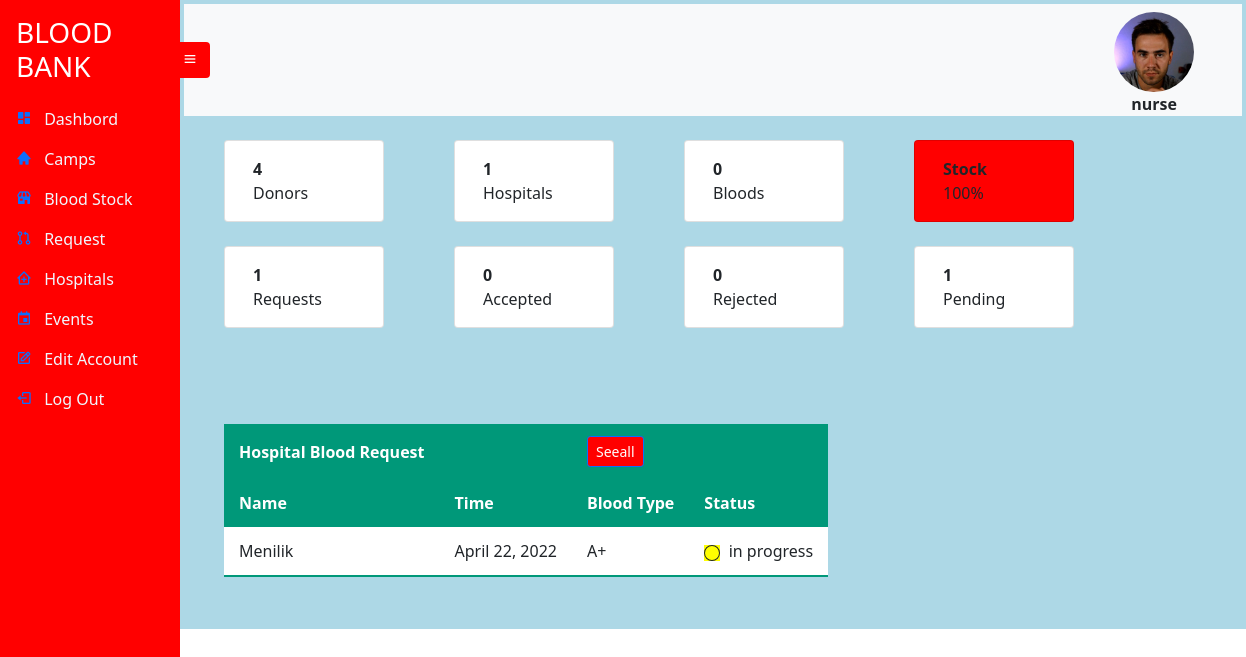
Before: /bbdashbord/notall (signed in) with the older database file.
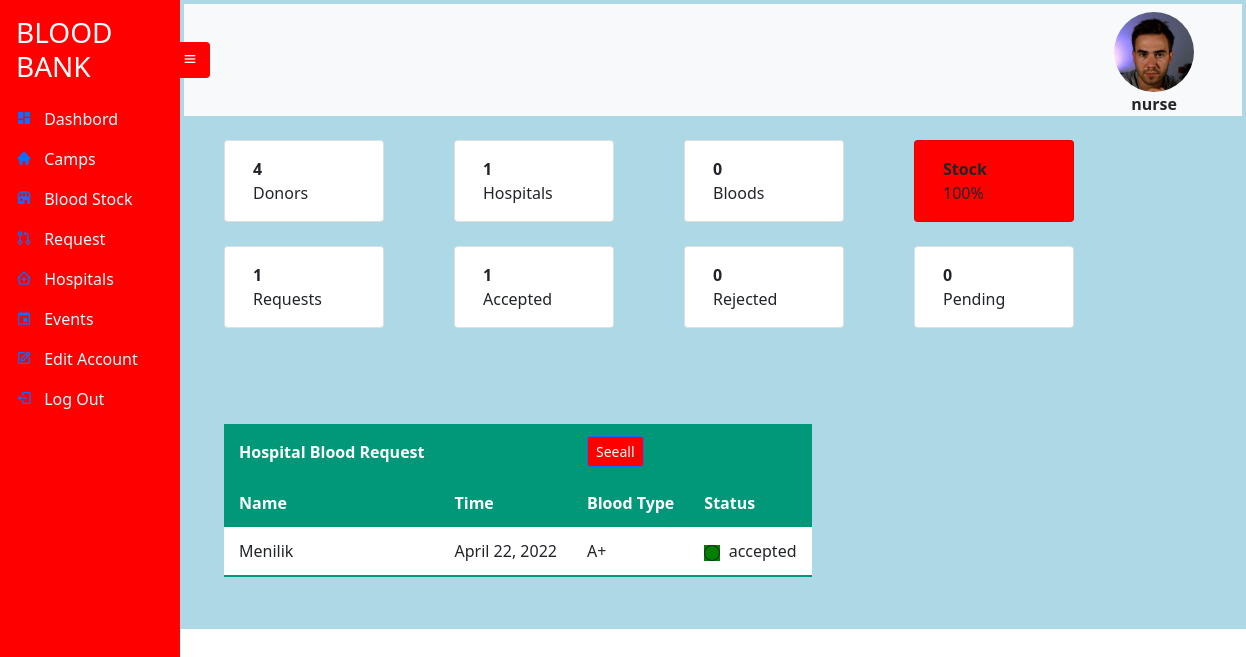
After: the same page with the newer database file.
### Hospital/models.py (models this page shows)
class BloodRequest(models.Model):
    Blood_Req_Id = models.UUIDField(default=uuid.uuid4, unique=True,
                          primary_key=True, editable=False)
    Hospital_id = models.ForeignKey(Hospital , null=True , on_delete= models.SET_NULL,blank=True , unique=False)
    Blood_id =   models.ForeignKey(Blood , null=True , on_delete=models.SET_NULL,blank=True , unique=False)
    Blood_Group = models.CharField(max_length=10 , choices=blood_type,  null=True , blank=True)
    Quantity = models.CharField(max_length=10 , null=True , blank=True)
    Request_Date = models.DateField(auto_now_add=True , null=True , blank=True)
    Request_Time = models.TimeField(auto_now_add=True , null=True , blank=True)
    Status = models.CharField(max_length=12 , null=True , blank= True , default='in progress')

### BBManager/views.py (the view)
# urls.py: path('bbdashbord/<type>',views.BBDashbord , name='bbdashbord'),
def BBDashbord(request , type):
    bloodcount=0  # total blood count
    bloodrequest_no = 0
    acceptedblood_request = 0
    rejectedblood_request = 0
    pendingblood_request = 0
    latest_blood=None   # latest added blood
    bloodrequest=None # for holding blood request object
    try:
        latest_blood = Blood.objects.last() # finding the last addeed blood form blood table
        bloodcount=len(Blood.objects.filter(BloodGroup=latest_blood.BloodGroup))
    except:
        latest_blood = None
    try:
        bloodrequest_no = BloodRequest.objects.all().count()
    except:
        bloodrequest_no = 0
    try:
        acceptedblood_request = len(BloodRequest.objects.filter(Status = 'accepted'))
    except:
        acceptedblood_request = 0
    try:
        rejectedblood_request = len(BloodRequest.objects.filter(Status = 'rejected'))
    except:
        rejectedblood_request = 0
    try:
        pendingblood_request = len(BloodRequest.objects.filter(Status = 'in progress'))
    except:
        pendingblood_request = 0
    try:
        if(type=='all'):
            bloodrequest = BloodRequest.objects.all()
        else:
            bloodrequest = BloodRequest.objects.all()[0:5]
    except:
        bloodrequest= None
    context={'donors_count': Donor.objects.count() ,
                   'hospitals_count': Hospital.objects.count(),
                   'recent_blood_count':bloodcount,
                   'recent_blood':latest_blood ,
                   'bloodrequest':bloodrequest,
                   'bloodrequest_no':bloodrequest_no,
                   'acceptedrequest':acceptedblood_request,
                   'rejectedrequest':rejectedblood_request,
                   'pendingrequest':pendingblood_request,
                   'hospitals':Hospital.objects.all(),
                   'account':Userstate(request)['account'],
                   'sender':'dashbord',
    }
    return render(request, 'bbmanager/dashbord.html' ,context)

### BBManager/views.py (called while the page is built)
def Userstate(request):  # for getting the state of the user
    state = request.user
    account = UserRegistration.objects.get(Account_id=state.id)
    context={'account':account}
    return context

### Hospital/models.py (called while the page is built)
    def __str__(self):
        return str(self.Hospital_id)

### templates/bbmanager/dashbord.html
{% extends 'bbmanager/bbmanager.html' %}
{% block content %}
<br>
<div class="container">
  <div class="row" style="column-gap: 70px;">
    <div class="card" style="width: 10rem;">
      <div class="card-body">
        <p class="card-text"><b>{{ donors_count }}</b> <br>Donors</p>
      </div>
    </div>
    <div class="card" style="width: 10rem;">
      <div class="card-body">
        <p class="card-text"><b>{{ hospitals_count }}</b> <br>Hospitals</p>
      </div>
    </div>
    <div class="card" style="width: 10rem;">
      <div class="card-body">
        <p class="card-text"><b>{{ recent_blood_count }}</b> <br>{% if recent_blood %}
                                                                  {{ recent_blood.BloodGroup }}
                                                                {%  else %}
                                                                   Bloods
                                                                   {% endif %}
                                                                   </p>
      </div>
    </div>
    <div class="card" style="width: 10rem; background-color: red;">
      <div class="card-body">
        <p class="card-text"><b>Stock</b> <br>100%</p>
      </div>
    </div>
  </div>
  <br>
  <div class="row" style="column-gap: 70px;">
    <div class="card" style="width: 10rem;">
      <div class="card-body">
        <p class="card-text"><b>{{ bloodrequest_no }}</b> <br>Requests</p>
      </div>
    </div>
    <div class="card" style="width: 10rem;">
      <div class="card-body">
        <p class="card-text"><b>{{ acceptedrequest }}</b> <br>Accepted</p>
      </div>
    </div>
    <div class="card" style="width: 10rem;">
      <div class="card-body">
        <p class="card-text"><b>{{  rejectedrequest }}</b> <br>Rejected</p>
      </div>
    </div>
    <div class="card" style="width: 10rem;">
      <div class="card-body">
        <p class="card-text"><b>{{  pendingrequest }}</b> <br>Pending</p>
      </div>
    </div>
  </div>
</div>
<br>
<br>
<br>
<table class="styled-table">
   <thead>
        <tr>
          <th>Hospital  Blood  Request</th>
          <th></th>
          <th><a href="{% url 'bbdashbord' 'all' %}"><button type="button" class="btn btn-primary btn-sm" style= "background-color: red;">Seeall</button></a>
           </th>
           <th></th>
         </tr>
         <tr >
          <th>Name</th>
           <th>Time</th>
           <th>Blood Type</th>
           <th>Status</th>
       </tr>
   </thead>
{% include 'bbmanager/hospitalrequestlist.html' %}
<br>
{% endblock %}

### templates/bbmanager/hospitalrequestlist.html (shortened to what this page needs)
   <tbody>
    <br>
     {% if bloodrequest %}
     {% for br in bloodrequest %}
      <tr>
        {% if hospitals %}
        {% for hospital in hospitals %}
        {% if hospital.Hospital_id|slugify == br.Hospital_id|slugify  %}
        <td>{{hospital.HospitalName}}</td>
        {% endif %}
        {% endfor %}
        {% else %}
        <td>NOhospital</td>
        {% endif%}
        <td>{{ br.Request_Date }}</td>
        <td>{{  br.Blood_Group}}</td>
          {% if br.Status == 'in progress' %}
          <td><svg xmlns="http://www.w3.org/2000/svg" width="16" height="16" fill="currentColor" style="background-color: yellow;" class="bi bi-circle"  viewBox="0 0 16 16">
            <path d="M8 15A7 7 0 1 1 8 1a7 7 0 0 1 0 14zm0 1A8 8 0 1 0 8 0a8 8 0 0 0 0 16z"/>
          </svg>
          {% elif br.Status == 'accepted' %}
          <td><svg xmlns="http://www.w3.org/2000/svg" width="16" height="16" fill="currentColor" style="background-color: green;" class="bi bi-circle"  viewBox="0 0 16 16">
            <path d="M8 15A7 7 0 1 1 8 1a7 7 0 0 1 0 14zm0 1A8 8 0 1 0 8 0a8 8 0 0 0 0 16z"/>
          </svg>
          {% elif br.Status == 'rejected' %}
          <td><svg xmlns="http://www.w3.org/2000/svg" width="16" height="16" fill="currentColor" style="background-color: red;" class="bi bi-circle"  viewBox="0 0 16 16">
            <path d="M8 15A7 7 0 1 1 8 1a7 7 0 0 1 0 14zm0 1A8 8 0 1 0 8 0a8 8 0 0 0 0 16z"/>
          </svg>
          {% endif %}
          &nbsp;{{ br.Status }}</td>
     {% endfor %}
    {% endif %}
     </tbody>
 </table>
 <br>

Changed rows visible on the page:
changed BloodRequest: Status "in progress" → "accepted"
Other visible differences:
{{ acceptedrequest }}: "0" → "1"
{{ pendingrequest }}: "1" → "0"
